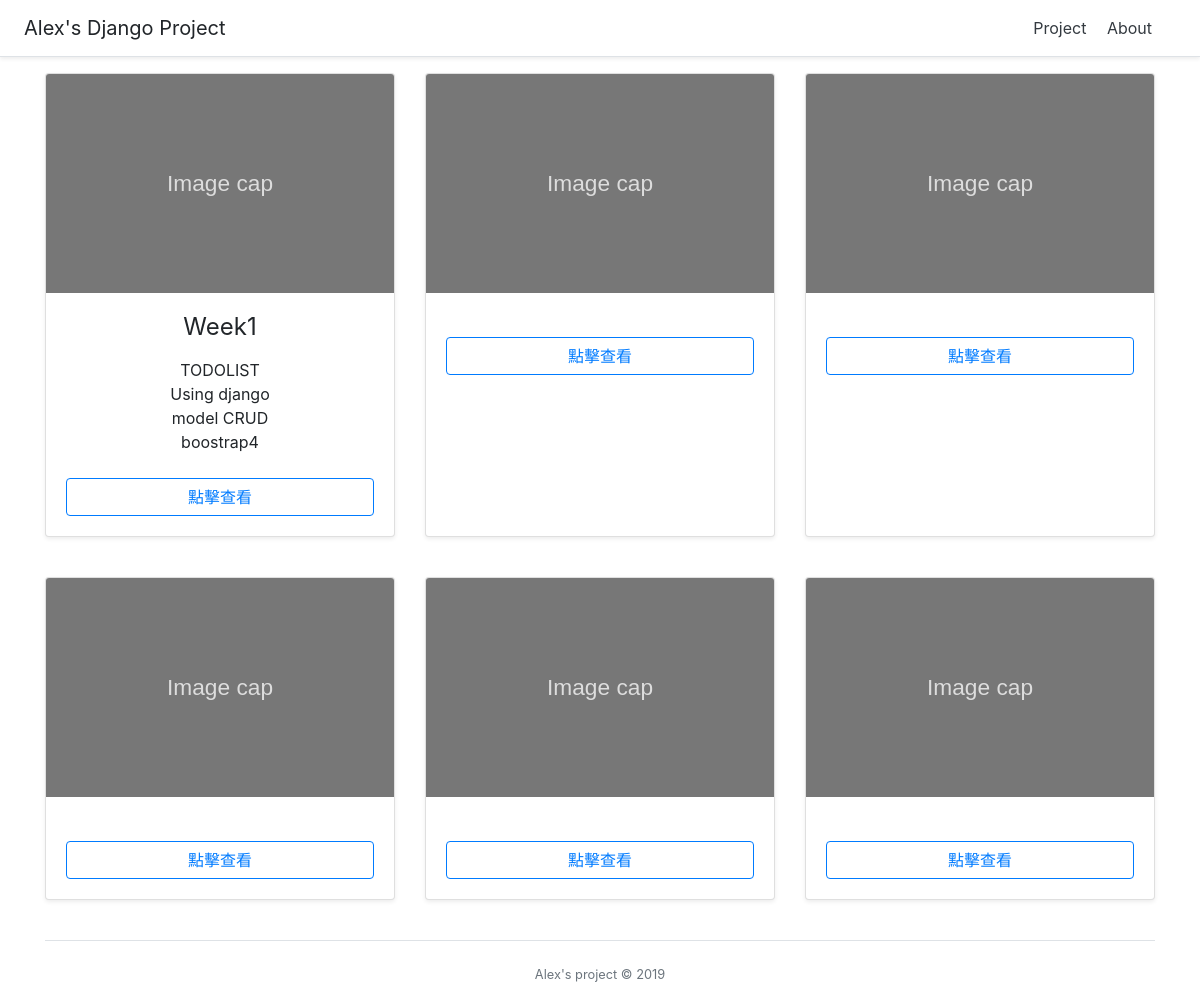
The page / on the database its author committed.
### main/models.py (models this page shows)
class Article(models.Model):
    title = models.CharField(max_length=100)
    content = models.TextField(blank=True)
    photo = models.URLField(blank=True)
    tag1 = models.CharField(max_length=100)
    tag2 = models.CharField(max_length=100)
    tag3 = models.CharField(max_length=100)
    tag4 = models.CharField(max_length=100)
    created_at = models.DateTimeField(auto_now_add=True)
    uri = models.TextField(blank=True)

### main/views.py (the view)
# urls.py: path('', views.index),
def index(request):
    Articles = Article.objects.all()
    return render(request, 'index/index.html', {
        'Articles': Articles,
    })

### templates/index/index.html
{% extends 'index/base.html' %}
{% load static %}
{% block content %}
<div class="container">
    {% for Article in Articles %}
        {% if forloop.counter0|divisibleby:3 %}
        <div class="card-deck mb-3 text-center">
        {% endif %}
            <div class="card mb-4 shadow-sm">
                <img class="card-img-top" src="{% static 'images/png.svg' %}" alt="Card image cap">
                <div class="card-body">
                    <h4 class="my-0 font-weight-normal">{{ Article.title }}</h4>
                    <ul class="list-unstyled mt-3 mb-4">
                        <li>{{ Article.tag1 }}</li>
                        <li>{{ Article.tag2 }}</li>
                        <li>{{ Article.tag3 }}</li>
                        <li>{{ Article.tag4 }}</li>
                    </ul>
                    <button type="button" class="btn btn-md btn-block btn-outline-primary">點擊查看</button>
                </div>
            </div>
        {% if forloop.counter|divisibleby:3 %}
        </div>
        {% endif %}
    {% endfor %}
</div>
{% endblock %}

### rows shown on the page
Article: title "Week1", tag1 "TODOLIST", tag2 "Using django", tag3 "model CRUD", tag4 "boostrap4"
